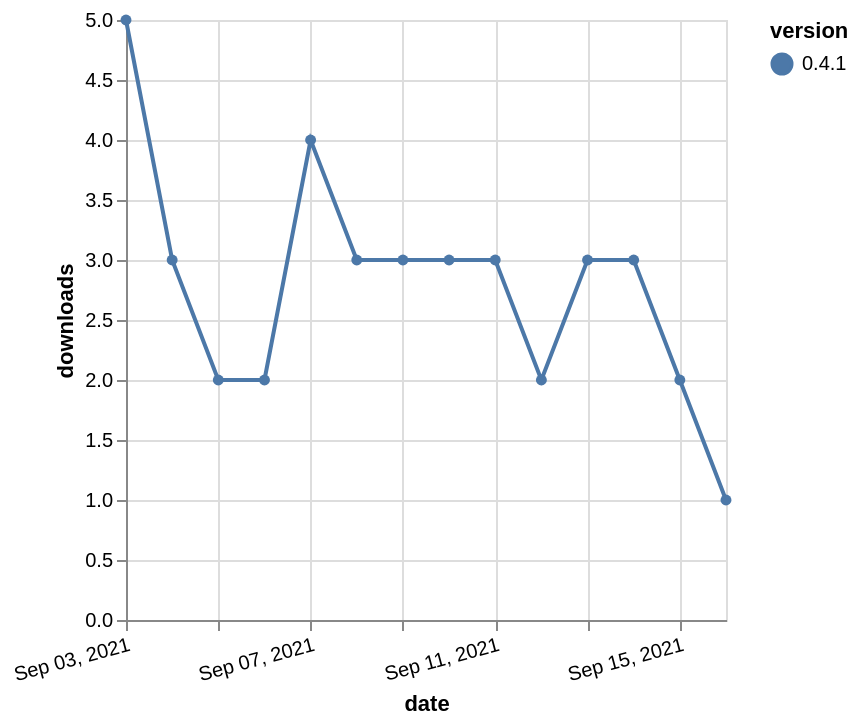

Describe this chart as a Vega-Lite specification.
### Vega-Lite specification from a JSON file in a GitHub repository (floating-point values rounded to 4 significant figures)
{"$schema": "https://vega.github.io/schema/vega-lite/v5.json", "description": "A simple bar chart with embedded data.", "data": {"values": [{"date": "2021-09-03", "total": 1382, "delta": 5, "version": "0.4.1"}, {"date": "2021-09-04", "total": 1385, "delta": 3, "version": "0.4.1"}, {"date": "2021-09-05", "total": 1387, "delta": 2, "version": "0.4.1"}, {"date": "2021-09-06", "total": 1389, "delta": 2, "version": "0.4.1"}, {"date": "2021-09-07", "total": 1393, "delta": 4, "version": "0.4.1"}, {"date": "2021-09-08", "total": 1396, "delta": 3, "version": "0.4.1"}, {"date": "2021-09-09", "total": 1399, "delta": 3, "version": "0.4.1"}, {"date": "2021-09-10", "total": 1402, "delta": 3, "version": "0.4.1"}, {"date": "2021-09-11", "total": 1405, "delta": 3, "version": "0.4.1"}, {"date": "2021-09-12", "total": 1407, "delta": 2, "version": "0.4.1"}, {"date": "2021-09-13", "total": 1410, "delta": 3, "version": "0.4.1"}, {"date": "2021-09-14", "total": 1413, "delta": 3, "version": "0.4.1"}, {"date": "2021-09-15", "total": 1415, "delta": 2, "version": "0.4.1"}, {"date": "2021-09-16", "total": 1416, "delta": 1, "version": "0.4.1"}]}, "width": "container", "mark": {"type": "line", "point": {"filled": true}}, "encoding": {"x": {"field": "date", "type": "temporal", "timeUnit": "yearmonthdate", "title": "date", "axis": {"labelAngle": -15}}, "y": {"field": "delta", "type": "quantitative", "title": "downloads"}, "color": {"field": "version", "type": "nominal"}, "tooltip": {"field": "delta"}}}
